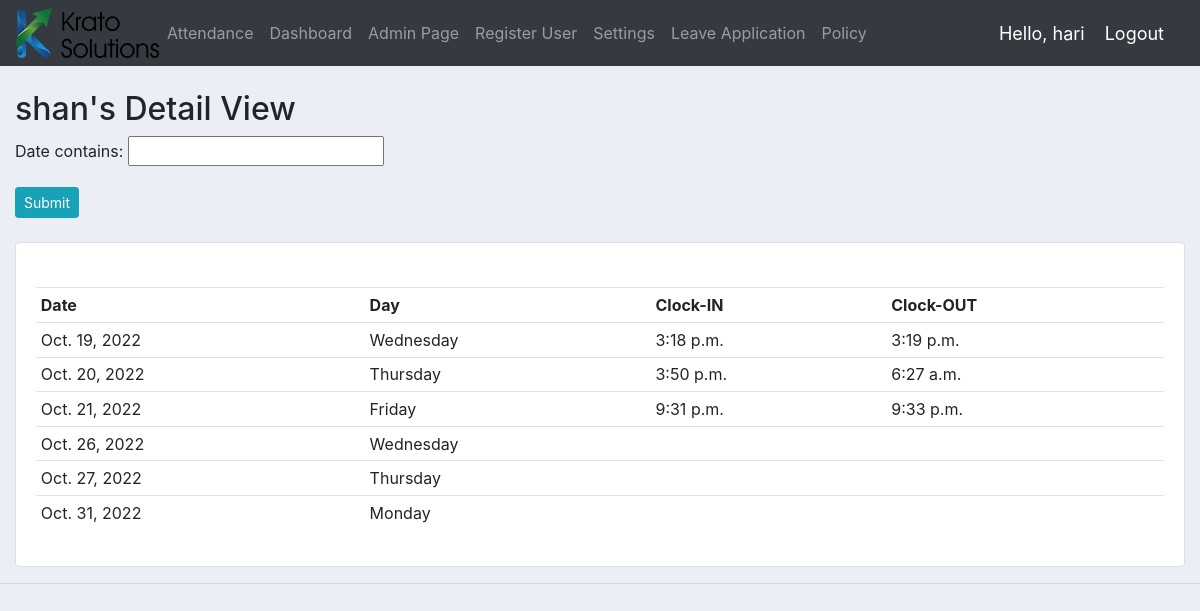
Page /detail_view/11/ (signed in) on the committed database.
### accounts/models.py (models this page shows, shortened)
class Customer(models.Model):
	user = models.OneToOneField(User, null=True, blank=True, on_delete=models.CASCADE)
	name = models.CharField(max_length=200, null=True)
	phone = models.CharField(max_length=200, null=True)
	email = models.EmailField(max_length=200, null=True)
	designation = models.CharField(max_length=200, null=True)
	profile_pic = models.ImageField(default="profile1.png", null=True, blank=True)
	date_of_join = models.DateTimeField(auto_now_add=True, null=True)
	date_of_birth = models.DateTimeField(auto_now_add=True, null=True)
	date_created = models.DateTimeField(auto_now_add=True, null=True)
	def __str__(self):
		return self.name

class Attendance(models.Model):
	attender = models.CharField(max_length=25,null=True)
	date = models.DateField(null=True)
	is_present = models.BooleanField(null=True)
	clockin = models.DateTimeField(null=True)
	clockout = models.DateTimeField(null=True)

### accounts/views.py (the view)
# urls.py: path('detail_view/<str:pk>/', views.detail_view, name="detail_view"),
@login_required(login_url='login')
def detail_view(request, pk):
	name = Customer.objects.get(id=pk)
	employee = Attendance.objects.filter(attender=name)
	f = AttenFilter(request.GET, queryset=Attendance.objects.filter(attender=name))
	has_filter = any(field in request.GET for field in set(f.get_fields()))
	context = {'employee':employee, 'filter': f, 'has_filter': has_filter, 'name' : name}
	return render(request, 'accounts/detail_view.html', context)

### accounts/templates/accounts/detail_view.html (shortened to what this page needs)
{%  extends 'accounts/main.html' %}
{% block content %}
{% load static %}
{% load i18n %}
<br />
<h2>{{name}}'s Detail View</h2>
<form method="get">
    {{ filter.form.as_p }}
    <input class="btn btn-sm btn-info" type="submit" />
</form>
<br />
<div class="card card-body">
    <br />
    <table class="table table-sm">
        <tr>
            <th>Date</th>
            <th>Day</th>
            <th>Clock-IN</th>
            <th>Clock-OUT</th>
        </tr>
        {% for emp in filter.qs %}
            <tr>
                <td>{{emp.date}}</td>
                <td>{{emp.date|date:"l"}}</td>
                <td>{{emp.clockin.time}}</td>
                <td>{{emp.clockout.time}}</td>
            </tr>
        {% endfor %}
    </table>
</div>
{% endblock %}

### accounts/templates/accounts/navbar.html (shortened to what this page needs)
{% load static %}
<nav class="navbar navbar-expand-lg navbar-dark bg-dark">
 <img src="{% static 'images/logo.png' %}">
  <div class="collapse navbar-collapse" id="navbarNav">
    <ul class="navbar-nav">
      {% if request.user.is_staff %}
      <li class="nav-item">
        <a class="nav-link" href="{% url 'attendance' %}">Attendance</a>
      </li>
      <li class="nav-item">
        <a class="nav-link" href="{% url 'home' %}">Dashboard</a>
      </li>
      <li class="nav-item">
        <a class="nav-link" href="{% url 'admin:index' %}">Admin Page</a>
      </li>
      <li class="nav-item">
        <a class="nav-link" href="{% url 'register' %}">Register User</a>
      </li>
      <li class="nav-item">
        <a class="nav-link" href="{% url 'account' %}">Settings</a>
      </li>
      <li class="nav-item">
        <a class="nav-link" href="{% url 'leave_application' %}">Leave Application</a>
      </li>
      <li class="nav-item">
        <a class="nav-link" href="{% url 'DownloadPdf' %}">Policy</a>
      </li>
      {% endif %}
    </ul>
  </div>
  <span class="hello-msg">Hello, {{request.user}}</span>
  <span ><a  class="hello-msg" href="{% url 'logout' %}">Logout</a></span>
</nav>

### static/css/main.css (style rules this page uses)
body { background-color: #ebeff5; }

### accounts/templates/accounts/navbar.html (style rules this page uses)
.hello-msg { font-size: 18px; color: #fff; margin-right: 20px; }

### rows in the picture
Customer: name "shan"
Attendance: date "Oct. 19, 2022", date "Wednesday", clockin.time "3:18 p.m.", clockout.time "3:19 p.m."
Attendance: date "Oct. 20, 2022", date "Thursday", clockin.time "3:50 p.m.", clockout.time "6:27 a.m."
Attendance: date "Oct. 21, 2022", date "Friday", clockin.time "9:31 p.m.", clockout.time "9:33 p.m."
Attendance: date "Oct. 26, 2022", date "Wednesday"
Attendance: date "Oct. 27, 2022", date "Thursday"
Attendance: date "Oct. 31, 2022", date "Monday"

### other values in the picture
{{ request.user }} "hari"
